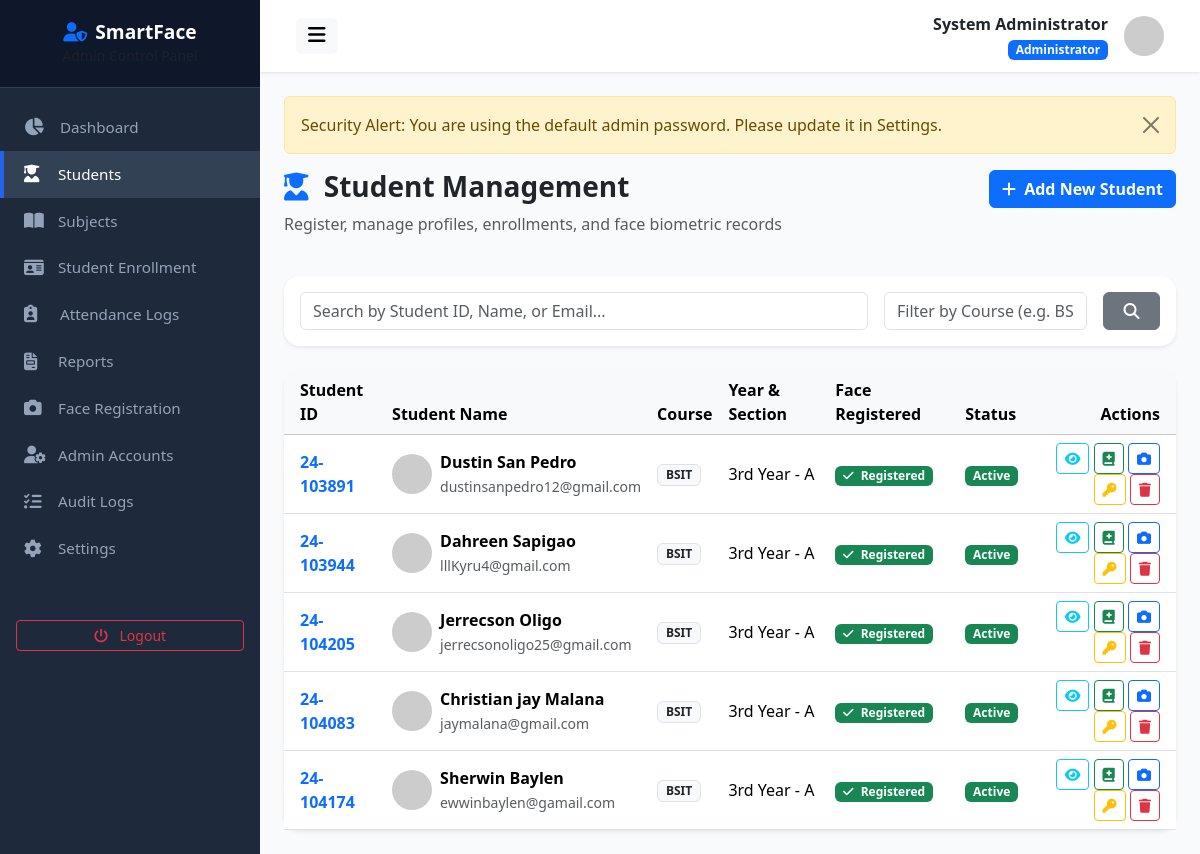
The app's page /admin/students.php (signed in) with its own data.
### tables this page shows
CREATE TABLE `users` (
  `id` int(11) NOT NULL AUTO_INCREMENT,
  `student_id` varchar(50) DEFAULT NULL,
  `first_name` varchar(100) NOT NULL,
  `middle_name` varchar(100) DEFAULT NULL,
  `last_name` varchar(100) NOT NULL,
  `email` varchar(150) NOT NULL,
  `username` varchar(100) NOT NULL,
  `password` varchar(255) NOT NULL,
  `role` enum('admin','student') NOT NULL DEFAULT 'student',
  `course` varchar(100) DEFAULT NULL,
  `year_level` varchar(20) DEFAULT NULL,
  `section` varchar(50) DEFAULT NULL,
  `contact_number` varchar(30) DEFAULT NULL,
  `profile_picture` varchar(255) DEFAULT 'default_avatar.png',
  `face_registered` tinyint(1) DEFAULT 0,
  `must_change_password` tinyint(1) DEFAULT 0,
  `status` enum('active','inactive') NOT NULL DEFAULT 'active',
  `created_at` datetime DEFAULT current_timestamp(),
  `updated_at` datetime DEFAULT current_timestamp() ON UPDATE current_timestamp(),
  PRIMARY KEY (`id`),
  UNIQUE KEY `email` (`email`),
  UNIQUE KEY `username` (`username`)
);

### admin/students.php (the view, shortened to what this page needs)
<?php
include __DIR__ . '/header.php';
$search = trim($_GET['search'] ?? '');
$courseFilter = trim($_GET['course'] ?? '');
$sql = "SELECT u.*, s.id as student_db_id, s.face_registered
        FROM users u
        JOIN students s ON u.id = s.user_id
        WHERE u.role = 'student'";
$params = [];
$sql .= " ORDER BY u.created_at DESC";
$stmt = $db->prepare($sql);
$stmt->execute($params);
$students = $stmt->fetchAll();
?>
<div class="row mb-4">
    <div class="col-md-8">
        <h3 class="fw-bold text-dark"><i class="fa-solid fa-user-graduate text-primary me-2"></i> Student Management</h3>
        <p class="text-muted">Register, manage profiles, enrollments, and face biometric records</p>
    </div>
    <div class="col-md-4 text-md-end">
        <button type="button" class="btn btn-primary fw-bold" data-bs-toggle="modal" data-bs-target="#addStudentModal">
            <i class="fa-solid fa-plus me-1"></i> Add New Student
        </button>
    </div>
</div>
<div class="card border-0 shadow-sm rounded-4 mb-4">
    <div class="card-body p-3">
        <form action="" method="GET" class="row g-3">
            <div class="col-md-8">
                <input type="text" name="search" class="form-control" placeholder="Search by Student ID, Name, or Email..." value="<?= e($search) ?>">
            </div>
            <div class="col-md-3">
                <input type="text" name="course" class="form-control" placeholder="Filter by Course (e.g. BSIT)" value="<?= e($courseFilter) ?>">
            </div>
            <div class="col-md-1">
                <button type="submit" class="btn btn-secondary w-100"><i class="fa-solid fa-search"></i></button>
            </div>
        </form>
    </div>
</div>
<div class="card border-0 shadow-sm rounded-4">
    <div class="card-body p-0">
        <div class="table-responsive">
            <table class="table table-hover align-middle mb-0">
                <thead class="table-light">
                    <tr>
                        <th class="ps-3">Student ID</th>
                        <th>Student Name</th>
                        <th>Course</th>
                        <th>Year & Section</th>
                        <th>Face Registered</th>
                        <th>Status</th>
                        <th class="text-end pe-3">Actions</th>
                    </tr>
                </thead>
                <tbody>
                    <?php if (empty($students)): ?>
                        <tr>
                            <td colspan="7" class="text-center py-4 text-muted">No students found.</td>
                        </tr>
                    <?php else: ?>
                        <?php foreach ($students as $stu): ?>
                            <tr>
                                <td class="ps-3 fw-bold text-primary"><?= htmlspecialchars($stu['student_id']) ?></td>
                                <td>
                                    <div class="d-flex align-items-center">
                                        <img src="<?= baseUrl('uploads/profiles/' . ($stu['profile_picture'] ?? 'default_avatar.png')) ?>" alt="Avatar" class="avatar-sm me-2" onerror="this.src='https://ui-avatars.com/api/?name=<?= urlencode($stu['first_name']) ?>&background=0D8ABC&color=fff'">
                                        <div>
                                            <div class="fw-bold"><?= htmlspecialchars($stu['first_name'] . ' ' . $stu['last_name']) ?></div>
                                            <small class="text-muted"><?= htmlspecialchars($stu['email']) ?></small>
                                        </div>
                                    </div>
                                </td>
                                <td><span class="badge bg-light text-dark border"><?= htmlspecialchars($stu['course']) ?></span></td>
                                <td><?= htmlspecialchars($stu['year_level']) ?> - <?= htmlspecialchars($stu['section']) ?></td>
                                <td>
                                    <?php if ($stu['face_registered']): ?>
                                        <span class="badge bg-success"><i class="fa-solid fa-check me-1"></i> Registered</span>
                                    <?php else: ?>
                                        <span class="badge bg-warning text-dark"><i class="fa-solid fa-triangle-exclamation me-1"></i> Pending</span>
                                    <?php endif; ?>
                                </td>
                                <td>
                                    <a href="?toggle_status_id=<?= $stu['id'] ?>" class="badge text-decoration-none <?= $stu['status'] === 'active' ? 'bg-success' : 'bg-secondary' ?>" onclick="return confirm('Toggle status for this account?')">
                                        <?= ucfirst($stu['status']) ?>
                                    </a>
                                </td>
                                <td class="text-end pe-3">
                                    <a href="<?= baseUrl('admin/student_view.php?id=' . $stu['student_db_id']) ?>" class="btn btn-sm btn-outline-info" title="View Profile">
                                        <i class="fa-solid fa-eye"></i>
                                    </a>
                                    <button type="button" class="btn btn-sm btn-outline-success" data-bs-toggle="modal" data-bs-target="#enrollModal<?= $stu['student_db_id'] ?>" title="Assign Subjects">
                                        <i class="fa-solid fa-book-medical"></i>
                                    </button>
                                    <a href="<?= baseUrl('admin/face_registration.php?student_id=' . $stu['student_db_id']) ?>" class="btn btn-sm btn-outline-primary" title="Register Face">
                                        <i class="fa-solid fa-camera"></i>
                                    </a>
                                    <button type="button" class="btn btn-sm btn-outline-warning" data-bs-toggle="modal" data-bs-target="#resetModal<?= $stu['id'] ?>" title="Reset Password">
                                        <i class="fa-solid fa-key"></i>
                                    </button>
                                    <a href="?delete_id=<?= $stu['id'] ?>" class="btn btn-sm btn-outline-danger" onclick="return confirm('Are you sure you want to delete this student account? All logs and enrollment records will be removed.')">
                                        <i class="fa-solid fa-trash"></i>
                                    </a>
                                </td>
                            </tr>
                        <?php endforeach; ?>
                    <?php endif; ?>
                </tbody>
            </table>
        </div>
    </div>
</div>
<?php include __DIR__ . '/footer.php'; ?>

### admin/header.php (shortened to what this page needs)
<?php
require_once __DIR__ . '/../config/config.php';
$db = getDB();
$stmt = $db->prepare("SELECT * FROM users WHERE id = ?");
$stmt->execute([$_SESSION['user_id']]);
$adminUser = $stmt->fetch();
?>
<!DOCTYPE html>
<html lang="en">
<head>
    <link href="https://cdn.jsdelivr.net/npm/bootstrap@5.3.2/dist/css/bootstrap.min.css" rel="stylesheet">
    <link href="https://cdnjs.cloudflare.com/ajax/libs/font-awesome/6.4.0/css/all.min.css" rel="stylesheet">
    <link href="<?= baseUrl('assets/css/style.css') ?>" rel="stylesheet">
</head>
<body>
<div class="wrapper">
    <?php include __DIR__ . '/sidebar.php'; ?>
    <div id="content">
        <nav class="navbar navbar-expand-lg top-navbar">
            <div class="container-fluid">
                <button type="button" id="sidebarCollapse" class="btn btn-light border-0">
                    <i class="fa-solid fa-bars fs-5"></i>
                </button>
                <div class="d-flex align-items-center ms-auto">
                    <div class="me-3 text-end d-none d-md-block">
                        <div class="fw-bold text-dark"><?= htmlspecialchars($adminUser['first_name'] . ' ' . $adminUser['last_name']) ?></div>
                        <small class="badge bg-primary">Administrator</small>
                    </div>
                    <img src="https://ui-avatars.com/api/?name=<?= urlencode($adminUser['first_name'] . ' ' . $adminUser['last_name']) ?>&background=1E293B&color=fff" alt="Avatar" class="avatar-sm">
                </div>
            </div>
        </nav>
        <div class="main-content">

### assets/css/style.css (style rules this page uses)
:root { --primary-color: #2563eb; --primary-hover: #1d4ed8; --secondary-color: #475569; --success-color: #10b981; --warning-color: #f59e0b; --danger-color: #ef4444; --info-color: #06b6d4; --dark-bg: #0f172a; --sidebar-width: 260px; --card-shadow: 0 4px 6px -1px rgba(0, 0, 0, 0.1), 0 2px 4px -1px rgba(0, 0, 0, 0.06); }
body { font-family: 'Segoe UI', system-ui, -apple-system, sans-serif; background-color: #f8fafc; color: #334155; min-height: 100vh; display: flex; flex-direction: column; }
.wrapper { display: flex; width: 100%; align-items: stretch; min-height: 100vh; }
#content { width: 100%; padding: 0; min-height: 100vh; display: flex; flex-direction: column; }
.top-navbar { background: #ffffff; box-shadow: 0 1px 3px 0 rgba(0, 0, 0, 0.1); padding: 0.75rem 1.5rem; }
.main-content { padding: 1.5rem; flex: 1; }
.avatar-sm { width: 40px; height: 40px; object-fit: cover; border-radius: 50%; }

### records on screen
users: first_name+last_name "System Administrator"
users: student "24-103891", first_name+last_name "Dustin San Pedro", email "dustinsanpedro12@gmail.com", course "BSIT", year_level "3rd Year", section "A", status "Active"
users: student "24-103944", first_name+last_name "Dahreen Sapigao", email "lllKyru4@gmail.com", course "BSIT", year_level "3rd Year", section "A", status "Active"
users: student "24-104205", first_name+last_name "Jerrecson Oligo", email "jerrecsonoligo25@gmail.com", course "BSIT", year_level "3rd Year", section "A", status "Active"
users: student "24-104083", first_name+last_name "Christian jay Malana", email "jaymalana@gmail.com", course "BSIT", year_level "3rd Year", section "A", status "Active"
users: student "24-104174", first_name+last_name "Sherwin Baylen", email "ewwinbaylen@gamail.com", course "BSIT", year_level "3rd Year", section "A", status "Active"

### other values on screen
$flash['message'] "Security Alert: You are using the default admin password. Please update it in Settings."
